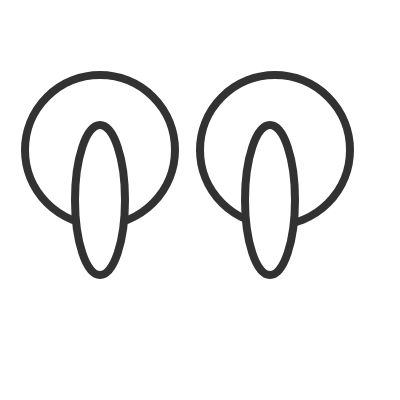
Frame 1 (no input)
Frame 2 (the mouse pressed at the canvas centre, redrawn once): identical to frame 1, image omitted

The p5.js sketch that drew this single still picture (run headless with seeded random() and noise() and a simulated clock; the mouse was pressed at the canvas centre and the sketch redrawn once):

// p5.js sketch
// ── sketch.js
function setup() {
    createCanvas(400, 400);
    noLoop();
}

function draw() {
    background(255);
    fill(255);
    stroke(50);
    strokeWeight(8);
    ellipse(100, 100 + 50, 150, 150);
    ellipse(300 - 25, 100 + 50, 150, 150);
    ellipse(100, 300 - 100, 150 / 3, 150);
    ellipse(270, 300 - 100, 150 / 3, 150);
}
